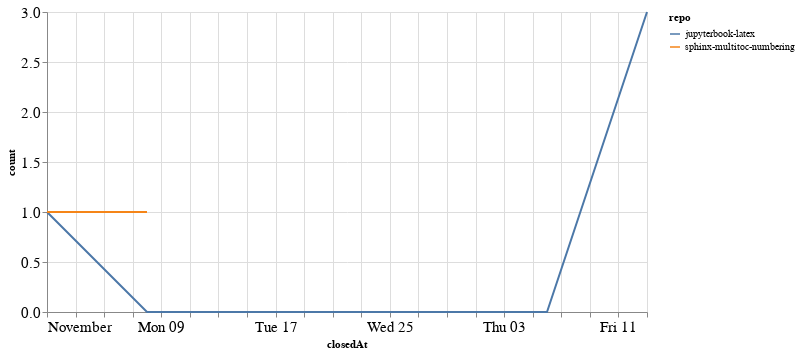

Notebook code for this chart:
### Code cell
closed_by_time = closed_by.groupby('repo').resample('W', on='closedAt').count()['author'].reset_index()
closed_by_time = closed_by_time.rename(columns={'author': 'count'})

alt.Chart(closed_by_time, width=600).mark_line().encode(
    x='closedAt',
    y='count',
    color='repo',
    tooltip="repo"
)

### Figure 1 — Vega-Lite specification as saved in the notebook (floating-point values rounded to 4 significant figures)
{"config": {"axisLeft": {"labelFontSize": 15}, "axisBottom": {"labelFontSize": 15}}, "data": {"name": "data-21ad9cf941402b2402e85cc31d26369f"}, "mark": "line", "encoding": {"color": {"type": "nominal", "field": "repo"}, "tooltip": {"type": "nominal", "field": "repo"}, "x": {"type": "temporal", "field": "closedAt"}, "y": {"type": "quantitative", "field": "count"}}, "width": 600, "$schema": "https://vega.github.io/schema/vega-lite/v4.8.1.json", "datasets": {"data-21ad9cf941402b2402e85cc31d26369f": [{"repo": "jupyterbook-latex", "closedAt": "2020-11-01T00:00:00", "count": 1}, {"repo": "jupyterbook-latex", "closedAt": "2020-11-08T00:00:00", "count": 0}, {"repo": "jupyterbook-latex", "closedAt": "2020-11-15T00:00:00", "count": 0}, {"repo": "jupyterbook-latex", "closedAt": "2020-11-22T00:00:00", "count": 0}, {"repo": "jupyterbook-latex", "closedAt": "2020-11-29T00:00:00", "count": 0}, {"repo": "jupyterbook-latex", "closedAt": "2020-12-06T00:00:00", "count": 0}, {"repo": "jupyterbook-latex", "closedAt": "2020-12-13T00:00:00", "count": 3}, {"repo": "sphinx-multitoc-numbering", "closedAt": "2020-11-01T00:00:00", "count": 1}, {"repo": "sphinx-multitoc-numbering", "closedAt": "2020-11-08T00:00:00", "count": 1}]}}
